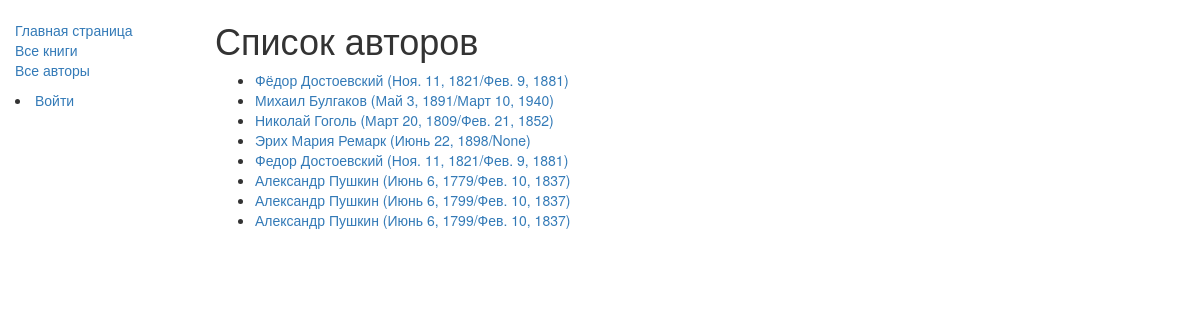
The app's page /catalog/authors/, older data.
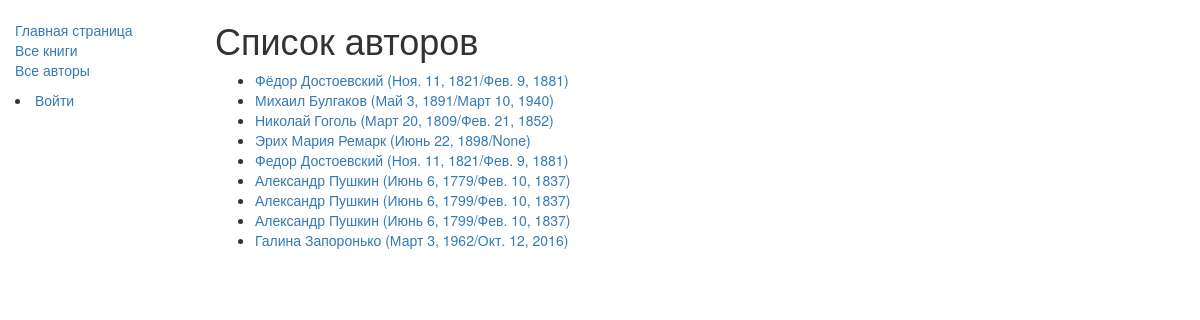
The same page, newer data.
### catalog/models.py (models this page shows, shortened)
class Author(models.Model):
    first_name = models.CharField(max_length=100)
    last_name = models.CharField(max_length=100)
    date_of_birth = models.DateField(null=True, blank=True)
    date_of_death = models.DateField('Died', null=True, blank=True)
    def get_absolute_url(self):
        return reverse('author-detail', args=[str(self.id)])

### catalog/views.py (the view)
class AuthorListView(generic.ListView):
    model = Author

### catalog/templates/catalog/author_list.html
{% extends "base_generic.html" %}
{% block content %}
    <h1>Список авторов</h1>
    {% if author_list %}
    <ul>
      {% for author in author_list %}
      <li>
          <a href="{{ author.get_absolute_url }}">{{ author.first_name }} {{author.last_name}} ({{author.date_of_birth}}/{{author.date_of_death}})</a>
      </li>
      {% endfor %}
    </ul>
    {% else %}
      <p>"Книг этого автора нет в библиотеке."</p>
    {% endif %}
{% endblock %}

Row changes from the older to the newer data that the page shows:
added Author: first_name "Галина", last_name "Запоронько", date_of_birth "Март 3, 1962", date_of_death "Окт. 12, 2016"
